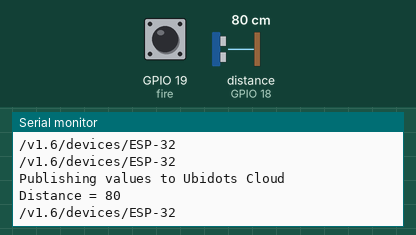
Simulated run of this sketch. Board: ESP32. Shown: the last lines printed to the serial monitor. Wiring (inferred from the names in the program): ultrasonic range finder: trigger GPIO 5; echo GPIO 18. The inputs (shaded band) are chosen by the test bench; at power-on: distance to the obstacle (sensor on GPIO 18) 80 cm, GPIO 19 (fire) HIGH. The echo pulse lasts 58.3 µs per cm; WiFi joins after 1.5 s; servers stay silent unless stated; no MQTT or app messages arrive unless stated.

Above: at 2.7 s.
2.8 s: distance to the obstacle (sensor on GPIO 18) set to 2 cm
At 4.1 s:
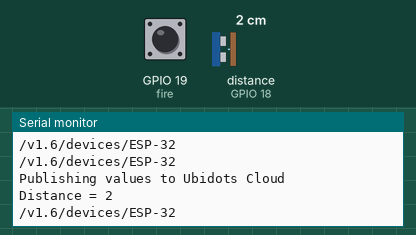
4.3 s: distance to the obstacle (sensor on GPIO 18) set to 4 cm
At 5.4 s:
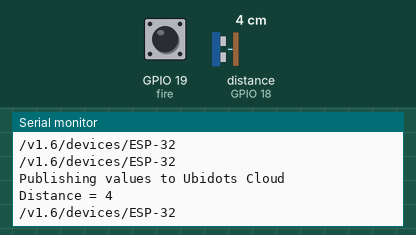
Timing chart, 0 to 7.3 s (numbered marks = the images above; inputs shaded):
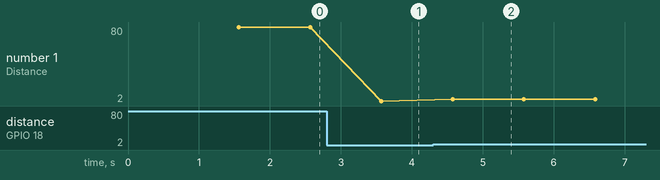

The sketch:

trash_esp32.ino
```cpp
#include <WiFi.h>
#include <PubSubClient.h>

/**************
   Define Constants
 **************/
namespace {
const char * WIFISSID = "Sadhir"; // Put your WifiSSID here
const char *  PASSWORD = "rajan@66"; // Put your wifi password here
const char * TOKEN = "BBFF-AzS0enoGUyl98GW5YdaQiXCDsIEW8W"; // Put your Ubidots' TOKEN
const char * MQTT_CLIENT_NAME = "RandomName"; // MQTT client Name, assign an unique 8-12 alphanumeric character ASCII string;
const char * VARIABLE_LABEL = "distance"; // Assign the variable label
const char * VARIABLE_LABEL2 = "fire";
const char * DEVICE_LABEL = "ESP-32"; // The MAC address of the device will be assigned as device label
const char * MQTT_BROKER = "industrial.api.ubidots.com";
const int trigPin = 5; // Triger pin of the HC-SR04
const int echoPin = 18; // Echo pin of the HC-SR04   // ADC1_0 GPIO36
const int fire = 19;
}

/* Sensor's declarations */
long duration;
int distance;
/* Space to store the request */
char payload[300];
char topic[300];
char topic2[300];
char str_sensor[10];
char str_sensor2[10];

/**************
   Auxiliar Functions
 **************/
WiFiClient ubidots;
PubSubClient client(ubidots);

void callback(char* topic, byte* payload, unsigned int length) {
  char p[length + 1];
  memcpy(p, payload, length);
  p[length] = NULL;
  String message(p);
  Serial.write(payload, length);
  Serial.println(topic);
}

void reconnect() {
  // Loop until we're reconnected
  while (!client.connected()) {
    Serial.println("Attempting MQTT connection...");

    // Attemp to connect
    if (client.connect(MQTT_CLIENT_NAME, TOKEN, "")) {
      Serial.println("Connected");
    } else {
      Serial.print("Failed, rc=");
      Serial.print(client.state());
      Serial.println(" try again in 2 seconds");
      // Wait 2 seconds before retrying
      delay(2000);
    }
  }
}

/**************
   Sensor Functions
 **************/
int readDistance() {
  digitalWrite(trigPin, HIGH);
  delayMicroseconds(10);
  digitalWrite(trigPin, LOW);
  duration = (pulseIn(echoPin, HIGH));
  distance = float(duration / 29 / 2);
  return distance;
}

/**************
   Main Functions
 **************/
void setup() {
  Serial.begin(115200);
  WiFi.begin(WIFISSID, PASSWORD);
  pinMode(trigPin, OUTPUT);
  pinMode(echoPin, INPUT);
   pinMode(fire, INPUT);
  Serial.println();
  Serial.print("Wait for WiFi...");

  while (WiFi.status() != WL_CONNECTED) {
    Serial.print(".");
    delay(500);
  }

  Serial.println("");
  Serial.println("WiFi Connected");
  Serial.println("IP address: ");
  Serial.println(WiFi.localIP());
  client.setServer(MQTT_BROKER, 1883);
  client.setCallback(callback);
}

void loop() {
  if (!client.connected()) {
    reconnect();
  }

  /* call the funtion readDistance() */
  distance = readDistance();
   int firesensorDigital = digitalRead(fire);
  /* Building the Ubidots request */
  sprintf(topic, "%s%s", "/v1.6/devices/", DEVICE_LABEL);
  sprintf(payload, "%s", ""); // Cleans the payload
  sprintf(payload, "{\"%s\": %d}", VARIABLE_LABEL, distance); // Adds the variable label
  sprintf(payload, "{\"%s\": %d}", VARIABLE_LABEL, distance);
  Serial.println(topic);
  /* Print the sensor reading to the Serial Monitor */
  Serial.println("Publishing values to Ubidots Cloud");
  Serial.print("Distance = ");
  Serial.println(distance);
  client.publish(topic, payload);


 sprintf(topic2, "%s%s", "/v1.6/devices/", DEVICE_LABEL);
  sprintf(payload, "%s", ""); // Cleans the payload
  sprintf(payload, "{\"%s\": %d}", VARIABLE_LABEL2,firesensorDigital ); // Adds the variable label
  sprintf(payload, "{\"%s\": %d}", VARIABLE_LABEL2, firesensorDigital);
  Serial.println(topic2);
client.publish(topic2, payload);
  /* Publish the request to Ubidots */

  client.loop();
  delay(1000);
}
```

Measured:
- after the input at 2.8 s, the serial monitor: prints a new line after 0.77 s (image 1)
- after the input at 4.3 s, the serial monitor: prints a new line after 0.28 s (image 2)
- plotted number 1: 80 → 2 after the input at 2.8 s, 2 → 4 after the input at 4.3 s
